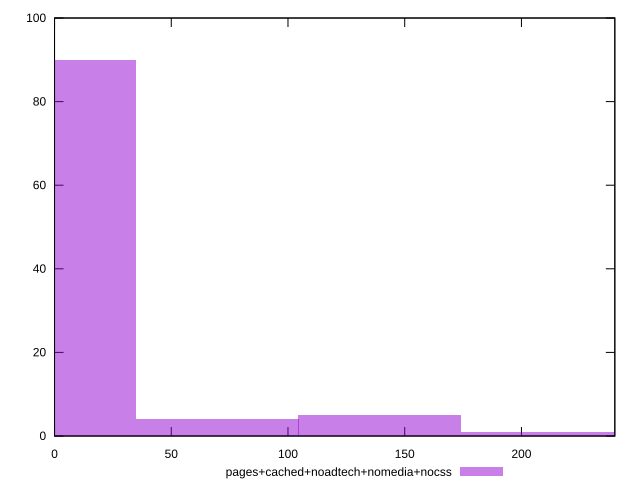

The script that saved this image:
reset

$pagesCachedNoadtechNomediaNocss <<EOF
69.67017014449937 4
0 90
139.34034028899873 5
209.0105104334981 1
EOF

set key outside below
set boxwidth 69.67017014449937
set xrange [0:240]
set yrange [0:100]
set trange [0:100]
set style fill transparent solid 0.5 noborder
set terminal svg size 640, 490 enhanced background rgb 'white'
set output "report_00015_2021-02-09T16-11-33.973Z/render-blocking-resources/comparison/histogram/4_vs_5.svg"

plot $pagesCachedNoadtechNomediaNocss title "pages+cached+noadtech+nomedia+nocss" with boxes

reset
